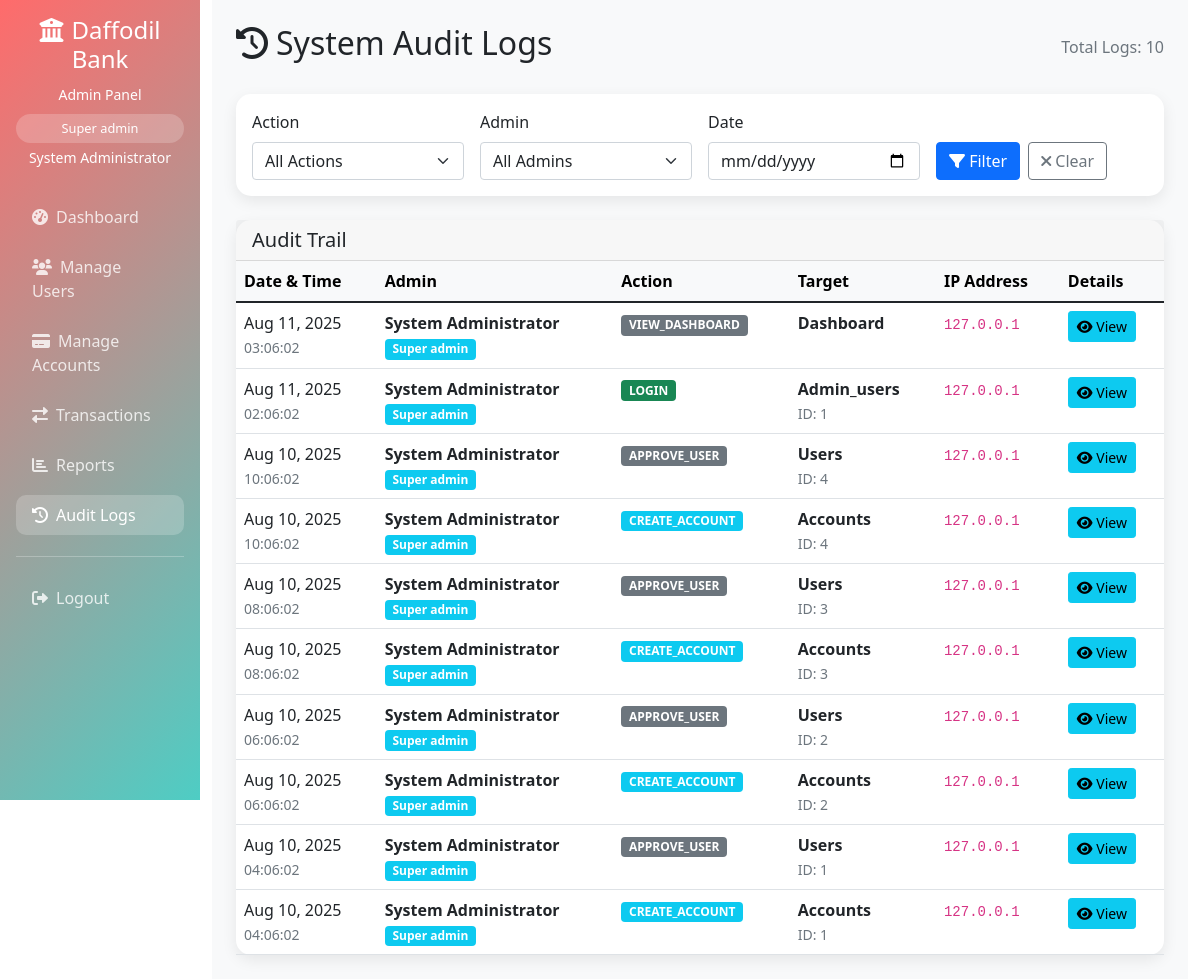
The page /DIU-Bank/admin/audit.php (signed in) on the database its author committed.
### tables this page shows
CREATE TABLE audit_logs (
    log_id INT PRIMARY KEY AUTO_INCREMENT,
    user_id INT,
    admin_id INT,
    action VARCHAR(100) NOT NULL,
    table_name VARCHAR(50),
    record_id INT,
    old_values JSON,
    new_values JSON,
    ip_address VARCHAR(45),
    created_at TIMESTAMP DEFAULT CURRENT_TIMESTAMP,
    FOREIGN KEY (user_id) REFERENCES users(user_id),
    FOREIGN KEY (admin_id) REFERENCES admin_users(admin_id)
);

### DIU-Bank/admin/audit.php (the view, shortened to what this page needs)
<?php
$database = new Database();
$db = $database->getConnection();
$action_filter = $_GET['action'] ?? 'all';
$admin_filter = $_GET['admin_id'] ?? 'all';
$date_filter = $_GET['date'] ?? '';
$page = isset($_GET['page']) ? (int)$_GET['page'] : 1;
$limit = 20;
$where_clause = "";
$offset = ($page - 1) * $limit;
try {
    $query = "SELECT al.*,
                     au.full_name as admin_name,
                     au.role as admin_role,
                     u.first_name,
                     u.last_name
              FROM audit_logs al
              LEFT JOIN admin_users au ON al.admin_id = au.admin_id
              LEFT JOIN users u ON al.user_id = u.user_id
              $where_clause
              ORDER BY al.created_at DESC
              LIMIT :limit OFFSET :offset";
    $stmt = $db->prepare($query);
    $stmt->bindValue(':limit', $limit, PDO::PARAM_INT);
    $stmt->bindValue(':offset', $offset, PDO::PARAM_INT);
    $stmt->execute();
    $audit_logs = $stmt->fetchAll(PDO::FETCH_ASSOC);
    $count_query = "SELECT COUNT(*) as total FROM audit_logs al $where_clause";
    $count_stmt = $db->prepare($count_query);
    $count_stmt->execute();
    $total_logs = $count_stmt->fetch(PDO::FETCH_ASSOC)['total'];
} catch(Exception $e) {
    $audit_logs = [];
    $total_logs = 0;
    $total_pages = 0;
}
?>
<!DOCTYPE html>
<html lang="en">
<head>
    <link href="../assets/css/bootstrap.min.css" rel="stylesheet">
    <link href="../assets/css/fontawesome.min.css" rel="stylesheet">
</head>
<body>
    <div class="container-fluid">
        <div class="row">
            <div class="col-md-3 col-lg-2 px-0">
                <div class="sidebar p-3">
                    <div class="text-center mb-4">
                        <h4><i class="fas fa-university me-2"></i>Daffodil Bank</h4>
                        <small>Admin Panel</small>
                        <div class="admin-role mt-2">
                            <?php echo ucfirst(str_replace('_', ' ', $_SESSION['admin_role'])); ?>
                        </div>
                        <small class="d-block mt-1"><?php echo htmlspecialchars($_SESSION['admin_name']); ?></small>
                    </div>
                    <nav class="nav flex-column">
                        <a class="nav-link" href="dashboard.php">
                            <i class="fas fa-tachometer-alt me-2"></i>Dashboard
                        </a>
                        <a class="nav-link" href="users.php">
                            <i class="fas fa-users me-2"></i>Manage Users
                        </a>
                        <a class="nav-link" href="accounts.php">
                            <i class="fas fa-credit-card me-2"></i>Manage Accounts
                        </a>
                        <a class="nav-link" href="transactions.php">
                            <i class="fas fa-exchange-alt me-2"></i>Transactions
                        </a>
                        <a class="nav-link" href="reports.php">
                            <i class="fas fa-chart-bar me-2"></i>Reports
                        </a>
                        <a class="nav-link active" href="audit.php">
                            <i class="fas fa-history me-2"></i>Audit Logs
                        </a>
                        <hr class="my-3">
                        <a class="nav-link" href="logout.php">
                            <i class="fas fa-sign-out-alt me-2"></i>Logout
                        </a>
                    </nav>
                </div>
            </div>
            <div class="col-md-9 col-lg-10">
                <div class="main-content p-4">
                    <div class="d-flex justify-content-between align-items-center mb-4">
                        <h2><i class="fas fa-history me-2"></i>System Audit Logs</h2>
                        <div class="text-muted">
                            Total Logs: <?php echo number_format($total_logs); ?>
                        </div>
                    </div>
                    <div class="card mb-4">
                        <div class="card-body">
                            <form method="GET" class="row g-3">
                                <div class="col-md-3">
                                    <label class="form-label">Action</label>
                                    <select name="action" class="form-select">
                                        <option value="all" <?php echo $action_filter == 'all' ? 'selected' : ''; ?>>All Actions</option>
                                    </select>
                                </div>
                                <div class="col-md-3">
                                    <label class="form-label">Admin</label>
                                    <select name="admin_id" class="form-select">
                                        <option value="all" <?php echo $admin_filter == 'all' ? 'selected' : ''; ?>>All Admins</option>
                                    </select>
                                </div>
                                <div class="col-md-3">
                                    <label class="form-label">Date</label>
                                    <input type="date" name="date" class="form-control" value="<?php echo htmlspecialchars($date_filter); ?>">
                                </div>
                                <div class="col-md-3 d-flex align-items-end">
                                    <button type="submit" class="btn btn-primary me-2">
                                        <i class="fas fa-filter"></i> Filter
                                    </button>
                                    <a href="audit.php" class="btn btn-outline-secondary">
                                        <i class="fas fa-times"></i> Clear
                                    </a>
                                </div>
                            </form>
                        </div>
                    </div>
                    <div class="card">
                        <div class="card-header">
                            <h5 class="mb-0">Audit Trail</h5>
                        </div>
                        <div class="card-body p-0">
                            <?php if(empty($audit_logs)): ?>
                                <div class="text-center py-5">
                                    <i class="fas fa-history fa-3x text-muted mb-3"></i>
                                    <h5>No audit logs found</h5>
                                    <p class="text-muted">No logs match the current filter criteria.</p>
                                </div>
                            <?php else: ?>
                                <div class="table-responsive">
                                    <table class="table table-hover mb-0">
                                        <thead class="table-light">
                                            <tr>
                                                <th>Date & Time</th>
                                                <th>Admin</th>
                                                <th>Action</th>
                                                <th>Target</th>
                                                <th>IP Address</th>
                                                <th>Details</th>
                                            </tr>
                                        </thead>
                                        <tbody>
                                            <?php foreach($audit_logs as $log): ?>
                                            <tr class="audit-log-row">
                                                <td>
                                                    <div>
                                                        <?php echo date('M j, Y', strtotime($log['created_at'])); ?>
                                                        <br>
                                                        <small class="text-muted"><?php echo date('H:i:s', strtotime($log['created_at'])); ?></small>
                                                    </div>
                                                </td>
                                                <td>
                                                    <?php if($log['admin_name']): ?>
                                                        <div>
                                                            <strong><?php echo htmlspecialchars($log['admin_name']); ?></strong>
                                                            <br>
                                                            <span class="badge bg-info"><?php echo ucfirst(str_replace('_', ' ', $log['admin_role'])); ?></span>
                                                        </div>
                                                    <?php else: ?>
                                                        <span class="text-muted">System</span>
                                                    <?php endif; ?>
                                                </td>
                                                <td>
                                                    <span class="badge bg-<?php
                                                        echo strpos($log['action'], 'LOGIN') !== false ? 'success' :
                                                            (strpos($log['action'], 'CREATE') !== false ? 'info' :
                                                             (strpos($log['action'], 'UPDATE') !== false ? 'warning' :
                                                              (strpos($log['action'], 'DELETE') !== false ? 'danger' : 'secondary')));
                                                    ?>">
                                                        <?php echo htmlspecialchars($log['action']); ?>
                                                    </span>
                                                </td>
                                                <td>
                                                    <?php if($log['table_name']): ?>
                                                        <div>
                                                            <strong><?php echo ucfirst($log['table_name']); ?></strong>
                                                            <?php if($log['record_id']): ?>
                                                                <br><small class="text-muted">ID: <?php echo $log['record_id']; ?></small>
                                                            <?php endif; ?>
                                                        </div>
                                                    <?php else: ?>
                                                        <span class="text-muted">-</span>
                                                    <?php endif; ?>
                                                </td>
                                                <td>
                                                    <code><?php echo htmlspecialchars($log['ip_address']); ?></code>
                                                </td>
                                                <td>
                                                    <?php if($log['new_values'] || $log['old_values']): ?>
                                                        <button type="button" class="btn btn-info btn-sm"
                                                                data-bs-toggle="modal" data-bs-target="#detailsModal"
                                                                data-log='<?php echo json_encode($log); ?>'>
                                                            <i class="fas fa-eye"></i> View
                                                        </button>
                                                    <?php else: ?>
                                                        <span class="text-muted">-</span>
                                                    <?php endif; ?>
                                                </td>
                                            </tr>
                                            <?php endforeach; ?>
                                        </tbody>
                                    </table>
                                </div>
                            <?php endif; ?>
                        </div>
                    </div>
                </div>
            </div>
        </div>
    </div>
</body>
</html>

### DIU-Bank/admin/audit.php (style rules this page uses)
.sidebar { background: linear-gradient(135deg, #FF6B6B 0%, #4ECDC4 100%); min-height: 100vh; color: white; }
.sidebar .nav-link { color: rgba(255,255,255,0.8); border-radius: 10px; margin: 5px 0; transition: all 0.3s ease; }
.sidebar .nav-link:hover, .sidebar .nav-link.active { background: rgba(255,255,255,0.2); color: white; }
.main-content { background: #f8f9fa; min-height: 100vh; }
.card { border: none; border-radius: 15px; box-shadow: 0 5px 15px rgba(0,0,0,0.08); }
.admin-role { background: rgba(255,255,255,0.2); padding: 5px 15px; border-radius: 20px; font-size: 0.8rem; }
.audit-log-row { transition: all 0.3s ease; }

### rows shown on the page
audit_logs: created_at "Aug 11, 2025", created_at "03:06:02", admin.full_name "System Administrator", admin.role "Super admin", action "VIEW_DASHBOARD", table_name "Dashboard", ip_address "127.0.0.1"
audit_logs: created_at "Aug 11, 2025", created_at "02:06:02", admin.full_name "System Administrator", admin.role "Super admin", action "LOGIN", table_name "Admin_users", record "1", ip_address "127.0.0.1"
audit_logs: created_at "Aug 10, 2025", created_at "10:06:02", admin.full_name "System Administrator", admin.role "Super admin", action "APPROVE_USER", table_name "Users", record "4", ip_address "127.0.0.1"
audit_logs: created_at "Aug 10, 2025", created_at "10:06:02", admin.full_name "System Administrator", admin.role "Super admin", action "CREATE_ACCOUNT", table_name "Accounts", record "4", ip_address "127.0.0.1"
audit_logs: created_at "Aug 10, 2025", created_at "08:06:02", admin.full_name "System Administrator", admin.role "Super admin", action "APPROVE_USER", table_name "Users", record "3", ip_address "127.0.0.1"
audit_logs: created_at "Aug 10, 2025", created_at "08:06:02", admin.full_name "System Administrator", admin.role "Super admin", action "CREATE_ACCOUNT", table_name "Accounts", record "3", ip_address "127.0.0.1"
audit_logs: created_at "Aug 10, 2025", created_at "06:06:02", admin.full_name "System Administrator", admin.role "Super admin", action "APPROVE_USER", table_name "Users", record "2", ip_address "127.0.0.1"
audit_logs: created_at "Aug 10, 2025", created_at "06:06:02", admin.full_name "System Administrator", admin.role "Super admin", action "CREATE_ACCOUNT", table_name "Accounts", record "2", ip_address "127.0.0.1"
audit_logs: created_at "Aug 10, 2025", created_at "04:06:02", admin.full_name "System Administrator", admin.role "Super admin", action "APPROVE_USER", table_name "Users", record "1", ip_address "127.0.0.1"
audit_logs: created_at "Aug 10, 2025", created_at "04:06:02", admin.full_name "System Administrator", admin.role "Super admin", action "CREATE_ACCOUNT", table_name "Accounts", record "1", ip_address "127.0.0.1"

### other values the page prints
str_replace('_', ' ', $_SESSION['admin_role']) "Super admin"
$_SESSION['admin_name'] "System Administrator"
$total_logs "10"
